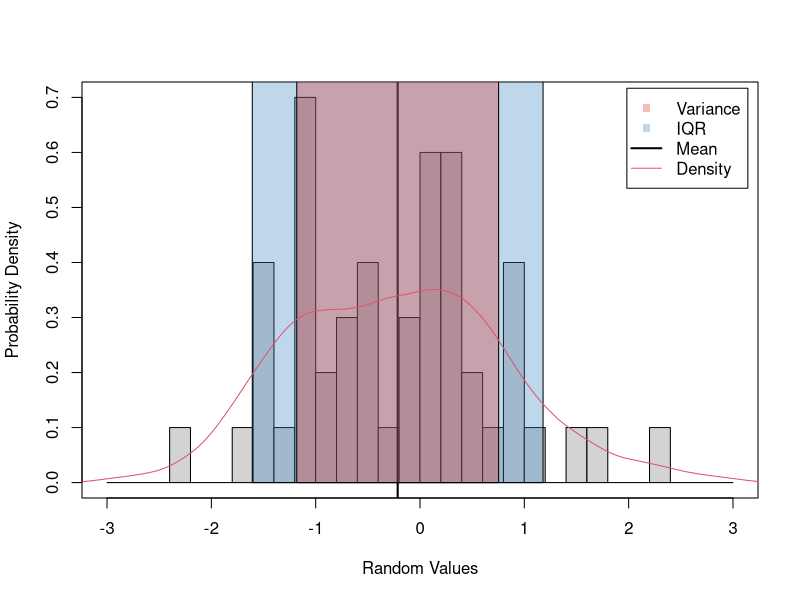
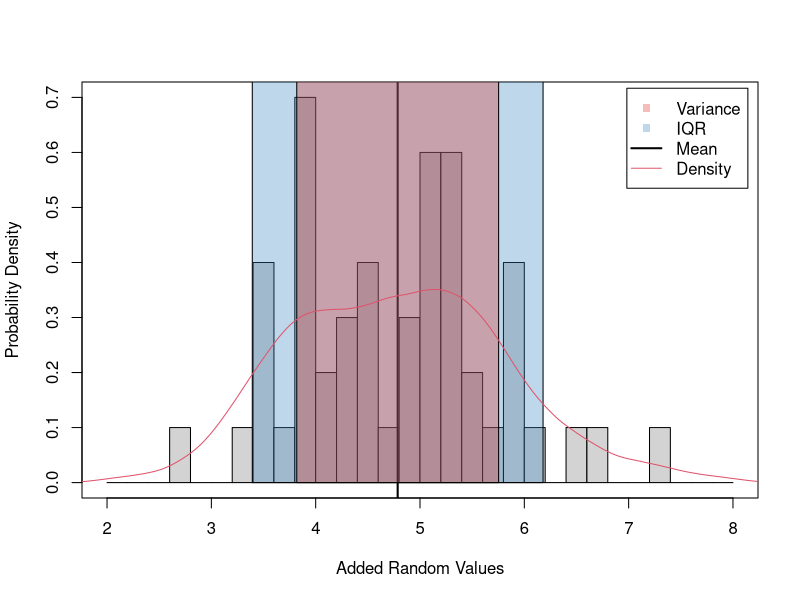
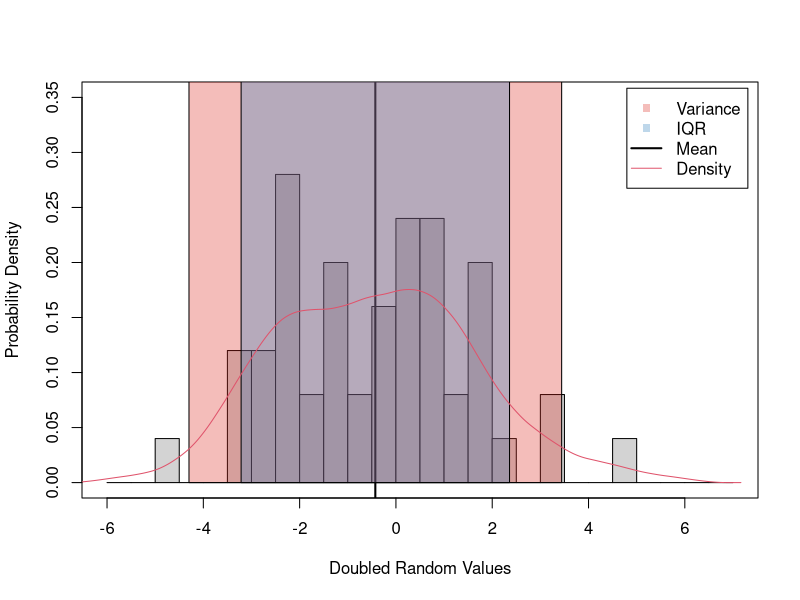
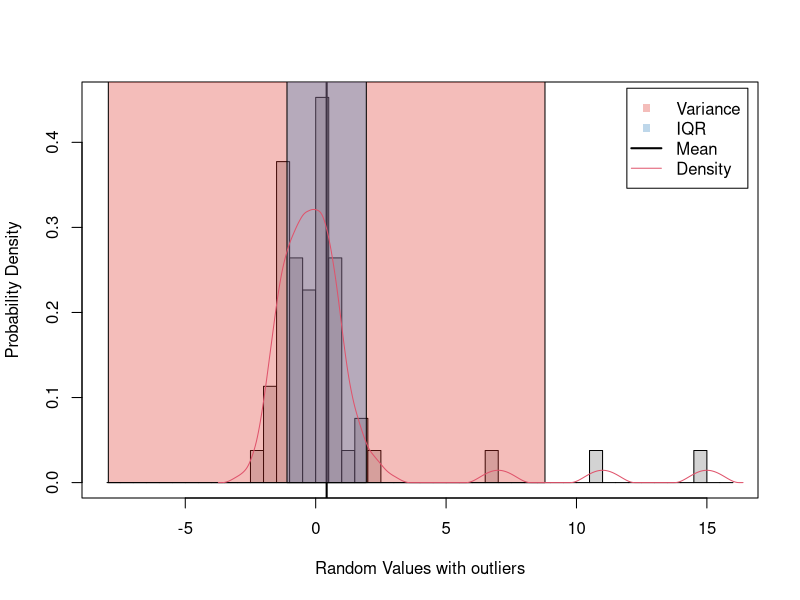
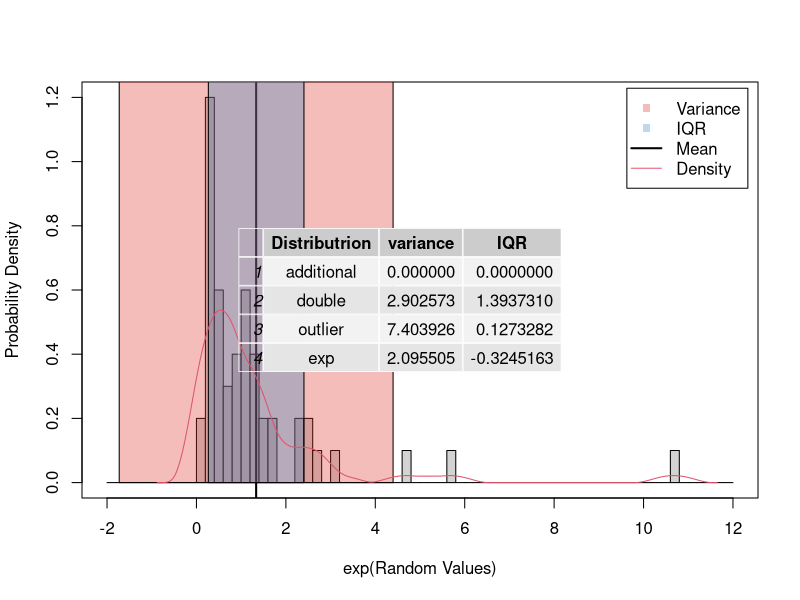
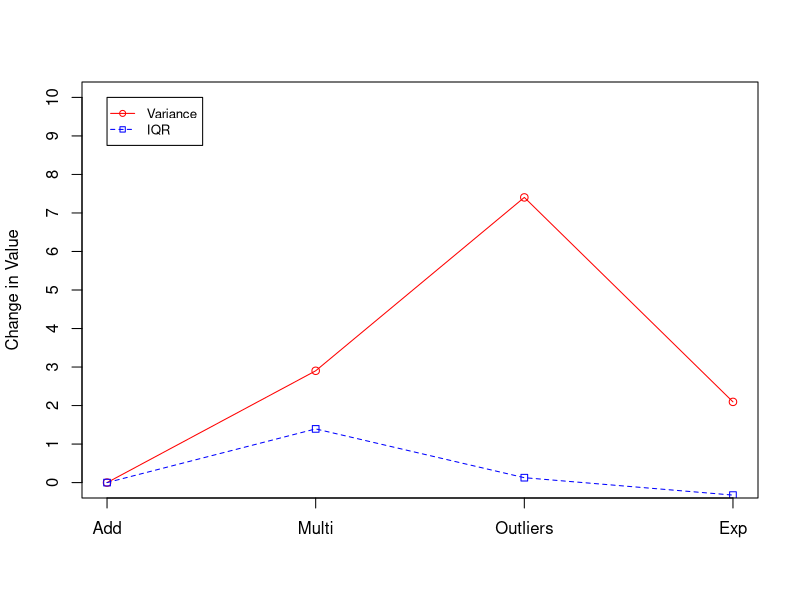

The R script that drew these images, in order:
## ---- chunk 1
knitr::opts_chunk$set(echo = TRUE)
set.seed(25) # set the starting point for the random number generator so that we will have reproducible data
data <- rnorm(50) # generate a normally distributed dataset 
xbar <- mean(data) # calculate the mean
variance <- (sum((data-xbar)^2))/(length(data)-1) # calculate the variance
IQR <- boxplot(data,plot=F)$stats[4,]-boxplot(data,plot=F)$stats[2,] # find the IQR
spread <- data.frame(Distributrion=c('normal','additional','double','outlier','exp'),variance=NA,IQR=NA) # generate a data.frame to store variance and IQR for each change made to the original data set for later use
spread$variance[1] <- variance;spread$IQR[1] <- IQR
## ---- chunk 2
hist(data,breaks=seq(-3,3,0.2),freq=F,ann=F)
box()
abline(v=xbar,lwd=2)
title(ylab='Probability Density',xlab = 'Random Values')
rect(xbar-IQR,0,xbar+IQR,0.73,col='#3182bd50')
rect(xbar-variance,-0,xbar+variance,0.73,col='#de2d2650',density=-100)

d <- density(data, adjust=1, kernel='biweight')
lines(d$x,d$y,col=2)
legend('topright',c('Variance','IQR','Mean','Density'),pch=c(15,15,NA,NA),lty=c(NA,NA,1,1),col=c('#de2d2650','#3182bd50',1,2),lwd=c(NA,NA,2,1),inset=0.015)
## ---- chunk 3
adddata <- data+5 # adds 5 to each data
xbar <- mean(adddata) # calculate the mean
variance <- (sum((adddata-xbar)^2))/(length(adddata)-1) # calculate the variance
IQR <- boxplot(adddata,plot=F)$stats[4,]-boxplot(adddata,plot=F)$stats[2,] # find the IQR
spread$variance[2] <- variance;spread$IQR[2] <- IQR

hist(adddata,breaks=seq(2,8,0.2),freq=F,ann=F)
box()
abline(v=xbar,lwd=2)
title(ylab='Probability Density',xlab = 'Added Random Values')
rect(xbar-IQR,0,xbar+IQR,1.3,col='#3182bd50')
rect(xbar-variance,-0,xbar+variance,1.3,col='#de2d2650',density=-100)

d <- density(adddata, adjust=1, kernel='biweight')
lines(d$x,d$y,col=2)
legend('topright',c('Variance','IQR','Mean','Density'),pch=c(15,15,NA,NA),lty=c(NA,NA,1,1),col=c('#de2d2650','#3182bd50',1,2),lwd=c(NA,NA,2,1),inset=0.015)
## ---- chunk 4
dubdata <- data*2 # double the values
xbar <- mean(dubdata) # calculate the mean
variance <- (sum((dubdata-xbar)^2))/(length(dubdata)-1) # calculate the variance
IQR <- boxplot(dubdata,plot=F)$stats[4,]-boxplot(dubdata,plot=F)$stats[2,] # find the IQR
spread$variance[3] <- variance;spread$IQR[3] <- IQR

hist(dubdata,breaks=seq(-6,7,0.5),freq=F,ann=F,ylim=range(0,0.35))
box()
abline(v=xbar,lwd=2)
title(ylab='Probability Density',xlab = 'Doubled Random Values')
rect(xbar-variance,-0,xbar+variance,1.3,col='#de2d2650',density=-100)
rect(xbar-IQR,0,xbar+IQR,1.3,col='#3182bd50')

d <- density(dubdata, adjust=1, kernel='biweight')
lines(d$x,d$y,col=2)
legend('topright',c('Variance','IQR','Mean','Density'),pch=c(15,15,NA,NA),lty=c(NA,NA,1,1),col=c('#de2d2650','#3182bd50',1,2),lwd=c(NA,NA,2,1),inset=0.015)
## ---- chunk 5
outdata <- c(data,11,7,15) # add outliers
xbar <- mean(outdata) # calculate the mean
variance <- (sum((outdata-xbar)^2))/(length(outdata)-1) # calculate the variance
IQR <- boxplot(outdata,plot=F)$stats[4,]-boxplot(outdata,plot=F)$stats[2,] # find the IQR
spread$variance[4] <- variance;spread$IQR[4] <- IQR

hist(outdata,breaks=seq(-8,16,0.5),freq=F,ann=F)
box()
abline(v=xbar,lwd=2)
title(ylab='Probability Density',xlab = 'Random Values with outliers')
rect(xbar-variance,-0,xbar+variance,1.3,col='#de2d2650',density=-100)
rect(xbar-IQR,0,xbar+IQR,1.3,col='#3182bd50')

d <- density(outdata, adjust=1, kernel='biweight')
lines(d$x,d$y,col=2)
legend('topright',c('Variance','IQR','Mean','Density'),pch=c(15,15,NA,NA),lty=c(NA,NA,1,1),col=c('#de2d2650','#3182bd50',1,2),lwd=c(NA,NA,2,1),inset=0.015)
## ---- chunk 6
expdata <- exp(data) # exponential
xbar <- mean(expdata) # calculate the mean
variance <- (sum((expdata-xbar)^2))/(length(expdata)-1) # calculate the variance
IQR <- boxplot(expdata,plot=F)$stats[4,]-boxplot(expdata,plot=F)$stats[2,] # find the IQR
spread$variance[5] <- variance;spread$IQR[5] <- IQR

hist(expdata,breaks=seq(-2,12,0.2),freq=F,ann=F)
box()
abline(v=xbar,lwd=2)
title(ylab='Probability Density',xlab = 'exp(Random Values)')
rect(xbar-variance,-0,xbar+variance,1.3,col='#de2d2650',density=-100)
rect(xbar-IQR,0,xbar+IQR,1.3,col='#3182bd50')

d <- density(expdata, adjust=1, kernel='biweight')
lines(d$x,d$y,col=2)
legend('topright',c('Variance','IQR','Mean','Density'),pch=c(15,15,NA,NA),lty=c(NA,NA,1,1),col=c('#de2d2650','#3182bd50',1,2),lwd=c(NA,NA,2,1),inset=0.015)
## ---- chunk 7
temp <- data.matrix(spread) #creating a matix from the data.frame
temp <- temp[-c(1),] #removing first row
temp <- temp[,-1] #removing first column
temp <- sweep(temp,2,temp[1,]) #substracting original value from each data
Fspread <- data.frame(Distributrion=c('additional','double','outlier','exp'),variance=temp[,1],IQR=temp[,2]) #creating new data.frame with edited data
library(gridExtra) #calling gridExtra package
grid.table(Fspread) #drawing the table using new data.frame

plot(Fspread$variance, type="o", col="red", ylim=c(0,10), axes=FALSE, ann=FALSE) #plotting variance data
lines(Fspread$IQR, type="o", pch=22, lty=2, col="blue") #plotting IQR line on same graph
axis(1, at=1:4, lab=c("Add","Multi","Outliers","Exp"))
axis(2, at=0:10)
title(ylab="Change in Value")
legend(1, 10, c("Variance","IQR"), cex=0.8, col=c("red","blue"), pch=21:22, lty=1:2)
box()
